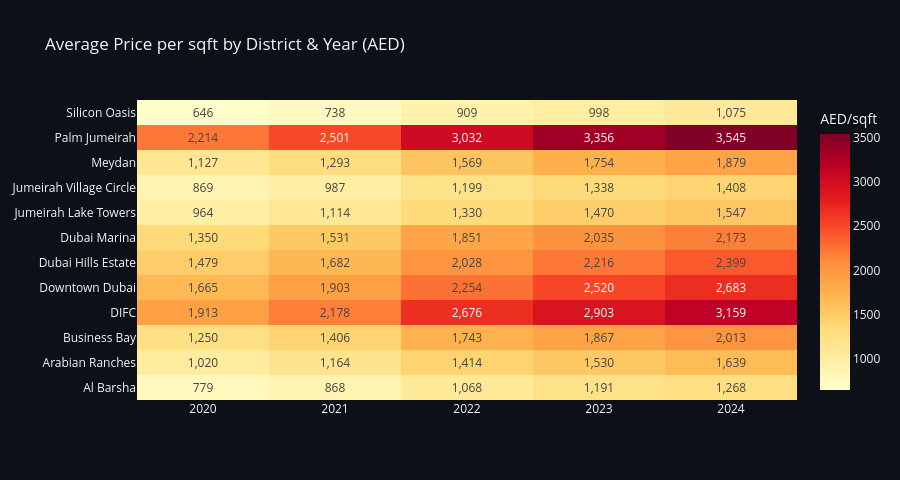

The cell this chart's notebook holds for it:
### Markdown cell above
### 4.2 Price per sqft Heatmap by District & Year

### Code cell
hm = df.pivot_table(index="district", columns="year",
                    values="price_per_sqft", aggfunc="mean").round(0)

fig2 = go.Figure(go.Heatmap(
    z=hm.values, x=hm.columns.tolist(), y=hm.index.tolist(),
    colorscale="YlOrRd", colorbar=dict(title="AED/sqft"),
    text=np.round(hm.values, 0), texttemplate="%{text:,.0f}",
    hovertemplate="District: %{y}<br>Year: %{x}<br>AED/sqft: %{z:,.0f}<extra></extra>"
))
fig2.update_layout(
    title="Average Price per sqft by District & Year (AED)",
    template="plotly_dark", paper_bgcolor=DARK,
    plot_bgcolor=DARK, height=480
)
fig2.show()

### Figure 1 — Plotly figure (JSON) as saved in the notebook; plotly's stock layout.template omitted (floating-point values rounded to 4 significant figures)
{"data": [{"colorbar": {"title": {"text": "AED/sqft"}}, "colorscale": [[0, "rgb(255,255,204)"], [0.125, "rgb(255,237,160)"], [0.25, "rgb(254,217,118)"], [0.375, "rgb(254,178,76)"], [0.5, "rgb(253,141,60)"], [0.625, "rgb(252,78,42)"], [0.75, "rgb(227,26,28)"], [0.875, "rgb(189,0,38)"], [1, "rgb(128,0,38)"]], "hovertemplate": "District: %{y}<br>Year: %{x}<br>AED/sqft: %{z:,.0f}<extra></extra>", "text": [[779.0, 868.0, 1068.0, 1191.0, 1268.0], [1020.0, 1164.0, 1414.0, 1530.0, 1639.0], [1250.0, 1406.0, 1743.0, 1867.0, 2013.0], [1913.0, 2178.0, 2676.0, 2903.0, 3159.0], [1665.0, 1903.0, 2254.0, 2520.0, 2683.0], [1479.0, 1682.0, 2028.0, 2216.0, 2399.0], [1350.0, 1531.0, 1851.0, 2035.0, 2173.0], [964.0, 1114.0, 1330.0, 1470.0, 1547.0], [869.0, 987.0, 1199.0, 1338.0, 1408.0], [1127.0, 1293.0, 1569.0, 1754.0, 1879.0], [2214.0, 2501.0, 3032.0, 3356.0, 3545.0], [646.0, 738.0, 909.0, 998.0, 1075.0]], "texttemplate": "%{text:,.0f}", "type": "heatmap", "x": [2020, 2021, 2022, 2023, 2024], "y": ["Al Barsha", "Arabian Ranches", "Business Bay", "DIFC", "Downtown Dubai", "Dubai Hills Estate", "Dubai Marina", "Jumeirah Lake Towers", "Jumeirah Village Circle", "Meydan", "Palm Jumeirah", "Silicon Oasis"], "z": [[779.0, 868.0, 1068.0, 1191.0, 1268.0], [1020.0, 1164.0, 1414.0, 1530.0, 1639.0], [1250.0, 1406.0, 1743.0, 1867.0, 2013.0], [1913.0, 2178.0, 2676.0, 2903.0, 3159.0], [1665.0, 1903.0, 2254.0, 2520.0, 2683.0], [1479.0, 1682.0, 2028.0, 2216.0, 2399.0], [1350.0, 1531.0, 1851.0, 2035.0, 2173.0], [964.0, 1114.0, 1330.0, 1470.0, 1547.0], [869.0, 987.0, 1199.0, 1338.0, 1408.0], [1127.0, 1293.0, 1569.0, 1754.0, 1879.0], [2214.0, 2501.0, 3032.0, 3356.0, 3545.0], [646.0, 738.0, 909.0, 998.0, 1075.0]]}], "layout": {"height": 480, "paper_bgcolor": "#0d1117", "plot_bgcolor": "#0d1117", "title": {"text": "Average Price per sqft by District & Year (AED)"}}}
